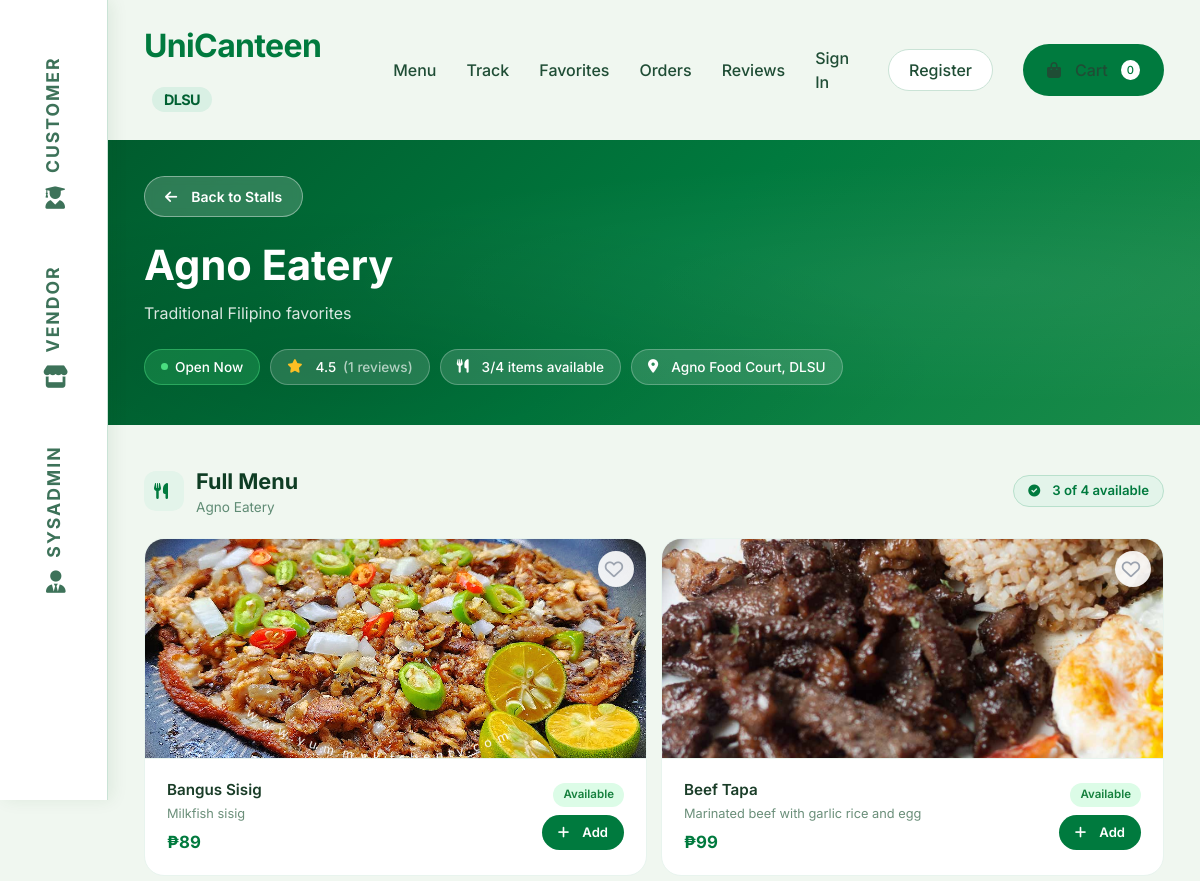
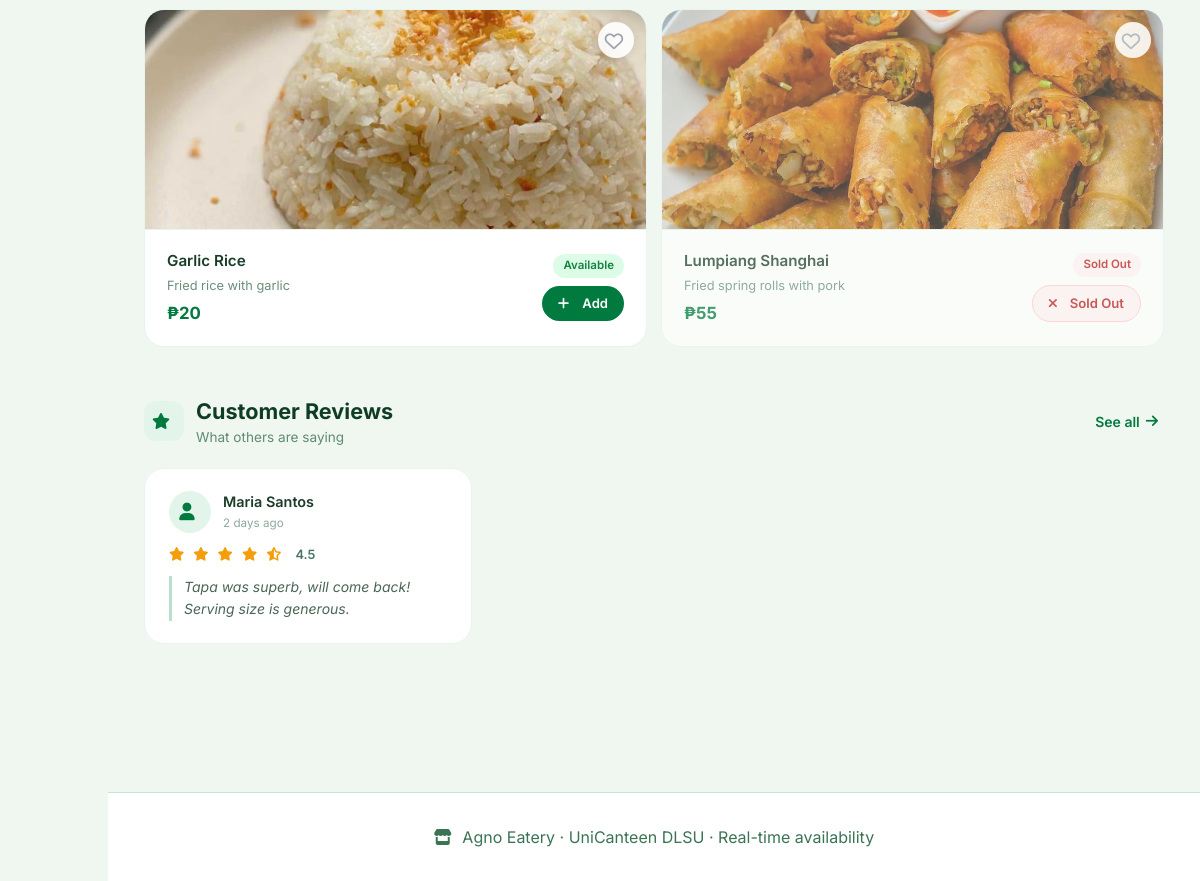
Screenshot of /index.php?page=restaurant&id=2 with the database file from the repository (2 pictures, top to bottom).
### tables this page shows
CREATE TABLE Restaurants (
    ID INT PRIMARY KEY AUTO_INCREMENT,
    name VARCHAR(60) NOT NULL,
    address VARCHAR(100),
    description TEXT,
    logo_url VARCHAR(255),
    owner_ID INT,
    is_open BOOLEAN DEFAULT TRUE,
    created_at TIMESTAMP DEFAULT CURRENT_TIMESTAMP,
    FOREIGN KEY (owner_ID) REFERENCES Users(ID)
);

CREATE TABLE Items (
    ID INT PRIMARY KEY AUTO_INCREMENT,
    name VARCHAR(60) NOT NULL,
    description TEXT,
    price DECIMAL(10, 2) NOT NULL,
    image_url VARCHAR(255),
    isAvailable BOOLEAN DEFAULT TRUE,
    restaurant_ID INT,
    created_at TIMESTAMP DEFAULT CURRENT_TIMESTAMP,
    FOREIGN KEY (restaurant_ID) REFERENCES Restaurants(ID) ON DELETE CASCADE
);

CREATE TABLE Ratings (
    ID INT PRIMARY KEY AUTO_INCREMENT,
    restaurant_ID INT,
    order_ID INT UNIQUE,
    rating DECIMAL(3, 2) CHECK (rating BETWEEN 1.0 AND 5.0),
    review TEXT,
    timestamp TIMESTAMP DEFAULT CURRENT_TIMESTAMP,
    FOREIGN KEY (restaurant_ID) REFERENCES Restaurants(ID) ON DELETE CASCADE,
    FOREIGN KEY (order_ID) REFERENCES Orders(ID) ON DELETE CASCADE
);

CREATE TABLE Users (
    ID INT PRIMARY KEY AUTO_INCREMENT,
    email VARCHAR(60) UNIQUE NOT NULL,
    password VARCHAR(255) NOT NULL,
    full_name VARCHAR(100) NOT NULL,
    role ENUM('U', 'V', 'A') NOT NULL,
    created_at TIMESTAMP DEFAULT CURRENT_TIMESTAMP,
    is_active BOOLEAN DEFAULT TRUE,
    is_banned BOOLEAN DEFAULT FALSE,
    last_login TIMESTAMP NULL,
    login_attempts INT DEFAULT 0,
    locked_until TIMESTAMP NULL,
    security_question VARCHAR(255) NULL,
    security_answer VARCHAR(255) NULL
);

### config/config.php (called while the page is built, shortened)
<?php
if (!function_exists('url')) {
    function url($path = '') {
        return BASE_PATH . ltrim($path, '/');
    }
}
if (!function_exists('getTimeAgo')) {
    function getTimeAgo($timestamp) {
        $time_ago = strtotime($timestamp);
        $current_time = time();
        $time_difference = $current_time - $time_ago;
        $seconds = $time_difference;
        $minutes = round($seconds / 60);
        $hours = round($seconds / 3600);
        $days = round($seconds / 86400);
        if ($seconds < 60) {
            return "Just now";
        } else if ($minutes < 60) {
            return $minutes . " minute" . ($minutes > 1 ? "s" : "") . " ago";
        } else if ($hours < 24) {
            return $hours . " hour" . ($hours > 1 ? "s" : "") . " ago";
        } else {
            return $days . " day" . ($days > 1 ? "s" : "") . " ago";
        }
    }
}
?>

### frontend/restaurant.php (the view, shortened to what this page needs)
<?php
require_once __DIR__ . '/../config/config.php';
$restaurant_id = intval($_GET['id']);
$db = Database::getInstance()->getConnection();
$restaurantQuery = "SELECT
    r.*,
    COALESCE(AVG(rt.rating), 0) as avg_rating,
    COUNT(DISTINCT rt.ID) as rating_count,
    (SELECT COUNT(*) FROM Items WHERE restaurant_ID = r.ID AND isAvailable = TRUE) as available_items_count,
    (SELECT COUNT(*) FROM Items WHERE restaurant_ID = r.ID) as total_items_count
    FROM Restaurants r
    LEFT JOIN Ratings rt ON r.ID = rt.restaurant_ID
    WHERE r.ID = ?
    GROUP BY r.ID";
$stmt = $db->prepare($restaurantQuery);
$stmt->bind_param("i", $restaurant_id);
$stmt->execute();
$restaurantResult = $stmt->get_result();
$restaurant = $restaurantResult->fetch_assoc();
$itemsQuery = "SELECT * FROM Items WHERE restaurant_ID = ? ORDER BY isAvailable DESC, name";
$stmt = $db->prepare($itemsQuery);
$stmt->bind_param("i", $restaurant_id);
$stmt->execute();
$itemsResult = $stmt->get_result();
$reviewsQuery = "SELECT
    rt.*,
    u.full_name as reviewer_name
    FROM Ratings rt
    LEFT JOIN Orders o ON rt.order_ID = o.ID
    LEFT JOIN Users u ON o.customer_ID = u.ID
    WHERE rt.restaurant_ID = ?
    ORDER BY rt.timestamp DESC
    LIMIT 6";
$stmt = $db->prepare($reviewsQuery);
$stmt->bind_param("i", $restaurant_id);
$stmt->execute();
$reviewsResult = $stmt->get_result();
$cart_items_count = 0;
$userFavorites = [];
?>
<!DOCTYPE html>
<html lang="en">
<head>
    <link rel="stylesheet" href="https://cdnjs.cloudflare.com/ajax/libs/font-awesome/6.0.0-beta3/css/all.min.css">
    <link rel="stylesheet" href="<?php echo url('assets/styles.css'); ?>">
</head>
<body>
    <div class="main-content">
        <section class="page-section">
            <div class="wrapper">
                <nav class="customer-nav">
                    <a href="index.php?page=customer" class="logo">UniCanteen <span>DLSU</span></a>
                    <div class="customer-nav-links">
                        <a href="index.php?page=customer#menu">Menu</a>
                        <a href="index.php?page=customer#track">Track</a>
                        <a href="index.php?page=favorites">Favorites</a>
                        <a href="index.php?page=orders">Orders</a>
                        <a href="index.php?page=reviews">Reviews</a>
                        <?php if (isset($_SESSION['user_id'])): ?>
                            <a
                                href="index.php?page=profile"><?php echo htmlspecialchars(explode(' ', $_SESSION['user_name'] ?? 'Profile')[0]); ?></a>
                            <a href="index.php?page=logout" class="btn-outline">Logout</a>
                        <?php else: ?>
                            <a href="index.php?page=login">Sign In</a>
                            <a href="index.php?page=register" class="btn-outline">Register</a>
                        <?php endif; ?>
                        <a href="index.php?page=cart" class="btn-primary">
                            <i class="fas fa-bag-shopping"></i> Cart
                            <span class="cart-count"><?php echo $cart_items_count; ?></span>
                        </a>
                    </div>
                </nav>
            </div>
            <div class="r-hero">
                <div class="r-hero-inner">
                    <div class="wrapper">
                        <div>
                            <a href="index.php?page=customer#menu" class="btn-back">
                                <i class="fas fa-arrow-left"></i> Back to Stalls
                            </a>
                        </div>
                        <div class="r-hero-row">
                            <div>
                                <h1><?php echo htmlspecialchars($restaurant['name']); ?></h1>
                                <?php if ($restaurant['description']): ?>
                                    <p class="r-hero-desc"><?php echo htmlspecialchars($restaurant['description']); ?></p>
                                <?php endif; ?>
                                <div class="hero-pills">
                                    <span
                                        class="h-pill <?php echo $restaurant['is_open'] ? 'pill-open' : 'pill-closed'; ?>">
                                        <span class="dot"></span>
                                        <?php echo $restaurant['is_open'] ? 'Open Now' : 'Closed'; ?>
                                    </span>
                                    <span class="h-pill">
                                        <i class="fas fa-star" style="color:#fbbf24;"></i>
                                        <?php echo number_format($restaurant['avg_rating'], 1); ?>
                                        <span style="opacity:0.65;">(<?php echo $restaurant['rating_count']; ?>
                                            reviews)</span>
                                    </span>
                                    <span class="h-pill">
                                        <i class="fas fa-utensils"></i>
                                        <?php echo $restaurant['available_items_count']; ?>/<?php echo $restaurant['total_items_count']; ?>
                                        items available
                                    </span>
                                    <?php if ($restaurant['address']): ?>
                                        <span class="h-pill">
                                            <i class="fas fa-map-marker-alt"></i>
                                            <?php echo htmlspecialchars($restaurant['address']); ?>
                                        </span>
                                    <?php endif; ?>
                                </div>
                            </div>
                        </div>
                    </div>
                </div>
            </div>
            <div class="r-body">
                <div class="wrapper">
                    <div class="sec-header">
                        <div class="sec-header-icon"><i class="fas fa-utensils"></i></div>
                        <div>
                            <h2>Full Menu</h2>
                            <p class="sec-subtitle"><?php echo $restaurant['name']; ?></p>
                        </div>
                        <div class="sec-header-end">
                            <span class="availability-pill">
                                <i class="fas fa-circle-check" style="font-size:0.75rem;"></i>
                                <?php echo $restaurant['available_items_count']; ?> of
                                <?php echo $restaurant['total_items_count']; ?> available
                            </span>
                        </div>
                    </div>
                    <div class="menu-grid-2col">
                        <?php
                        $itemsResult->data_seek(0);
                        while ($item = $itemsResult->fetch_assoc()):
                            $isAvailable = ($item['isAvailable'] == 1 || $item['isAvailable'] === '1' || $item['isAvailable'] === true);
                            $isFav = in_array($item['ID'], $userFavorites);
                            ?>
                            <div class="menu-card <?php echo !$isAvailable ? 'sold-out-card' : ''; ?>" style="position:relative;">
                                <button class="fav-btn" data-item-id="<?php echo $item['ID']; ?>"
                                        style="position:absolute; top:12px; right:12px; z-index:10; background:rgba(255,255,255,0.9); border:none; border-radius:50%; width:36px; height:36px; display:flex; align-items:center; justify-content:center; cursor:pointer; box-shadow:0 2px 8px rgba(0,0,0,0.1); color: <?php echo $isFav ? '#dc2626' : '#9ca3af'; ?>; transition: transform 0.2s, color 0.2s; font-size:1.15rem;">
                                    <i class="<?php echo $isFav ? 'fas' : 'far'; ?> fa-heart" style="transform: translate(1px, 1px);"></i>
                                </button>
                                <?php if (!empty($item['image_url'])): ?>
                                    <img src="<?php echo htmlspecialchars(url($item['image_url'])); ?>"
                                        alt="<?php echo htmlspecialchars($item['name']); ?>" class="menu-card-img">
                                <?php else: ?>
                                    <div class="menu-card-icon">
                                        <i class="fas fa-<?php echo $isAvailable ? 'bowl-food' : 'ban'; ?>"></i>
                                    </div>
                                <?php endif; ?>
                                <div class="menu-card-info-row">
                                    <div class="menu-card-body">
                                        <div class="menu-card-name"><?php echo htmlspecialchars($item['name']); ?></div>
                                        <?php if ($item['description']): ?>
                                            <div class="menu-card-desc"><?php echo htmlspecialchars($item['description']); ?>
                                            </div>
                                        <?php endif; ?>
                                        <div class="menu-card-price" style="margin-top:6px;">
                                            ₱<?php echo number_format($item['price'], 0); ?></div>
                                    </div>
                                    <div class="menu-card-actions">
                                        <span class="avail-tag-small <?php echo $isAvailable ? 'yes' : 'no'; ?>">
                                            <?php echo $isAvailable ? 'Available' : 'Sold Out'; ?>
                                        </span>
                                        <?php if ($isAvailable): ?>
                                            <a href="index.php?page=restaurant&id=<?php echo $restaurant_id; ?>&add_to_cart=<?php echo $item['ID']; ?>"
                                                class="btn-add" id="cart-btn-<?php echo $item['ID']; ?>">
                                                <i class="fas fa-plus"></i> Add
                                            </a>
                                        <?php else: ?>
                                            <span class="btn-sold">
                                                <i class="fas fa-times"></i> Sold Out
                                            </span>
                                        <?php endif; ?>
                                    </div>
                                </div>
                            </div>
                        <?php endwhile; ?>
                    </div>
                    <div class="sec-header" id="reviews">
                        <div class="sec-header-icon"><i class="fas fa-star"></i></div>
                        <div>
                            <h2>Customer Reviews</h2>
                            <p class="sec-subtitle">What others are saying</p>
                        </div>
                        <div class="sec-header-end">
                            <a href="index.php?page=reviews"
                                style="color:#007a3e; font-weight:600; font-size:0.875rem; text-decoration:none; display:flex; align-items:center; gap:6px;">
                                See all <i class="fas fa-arrow-right"></i>
                            </a>
                        </div>
                    </div>
                    <div class="reviews-grid-local">
                        <?php
                        $reviewsResult->data_seek(0);
                        if ($reviewsResult->num_rows > 0):
                            while ($review = $reviewsResult->fetch_assoc()):
                                ?>
                                <div class="rev-card">
                                    <div class="rev-top">
                                        <div class="rev-avatar">
                                            <i class="fas fa-user"></i>
                                        </div>
                                        <div>
                                            <div class="rev-name">
                                                <?php echo htmlspecialchars($review['reviewer_name'] ?? 'Anonymous'); ?>
                                            </div>
                                            <div class="rev-time"><?php echo getTimeAgo($review['timestamp']); ?></div>
                                        </div>
                                    </div>
                                    <div class="rev-stars">
                                        <?php
                                        $rating = $review['rating'];
                                        for ($i = 1; $i <= 5; $i++):
                                            if ($i <= floor($rating)): ?>
                                                <i class="fas fa-star"></i>
                                            <?php elseif ($i - 0.5 <= $rating): ?>
                                                <i class="fas fa-star-half-alt"></i>
                                            <?php else: ?>
                                                <i class="far fa-star" style="color:#d1d5db;"></i>
                                            <?php endif;
                                        endfor; ?>
                                        <span><?php echo number_format($rating, 1); ?></span>
                                    </div>
                                    <?php if ($review['review']): ?>
                                        <div class="rev-text"><?php echo htmlspecialchars(html_entity_decode($review['review'], ENT_QUOTES, 'UTF-8')); ?></div>
                                    <?php endif; ?>
                                </div>
                                <?php
                            endwhile;
                        endif; ?>
                    </div>
                </div>
            </div>
            <footer class="footer-note">
                <i class="fas fa-store"></i>
                <?php echo htmlspecialchars($restaurant['name']); ?> · UniCanteen DLSU · Real-time availability
            </footer>
        </section>
    </div>
</body>
</html>

### rows the page displays
restaurants: name "Agno Eatery", description "Traditional Filipino favorites", address "Agno Food Court, DLSU"
items: image_url (picture), name "Bangus Sisig", description "Milkfish sisig", price "89", isAvailable "Available"
items: image_url (picture), name "Beef Tapa", description "Marinated beef with garlic rice and egg", price "99", isAvailable "Available"
items: image_url (picture), name "Garlic Rice", description "Fried rice with garlic", price "20", isAvailable "Available"
items: image_url (picture), name "Lumpiang Shanghai", description "Fried spring rolls with pork", price "55", isAvailable "Sold Out"
ratings: users.full_name "Maria Santos", timestamp "2 days ago", rating "4.5", review "Tapa was superb, will come back! Serving size is generous."

### other values shown
$cart_items_count "0"
$restaurant['avg_rating'] "4.5"
$restaurant['rating_count'] "1"
$restaurant['available_items_count'] "3"
$restaurant['total_items_count'] "4"
